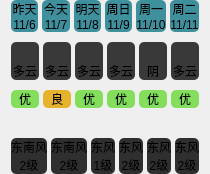
     <widget class="QWidget" name="widget_4" native="true">
      <layout class="QVBoxLayout" name="verticalLayout_2">
       <property name="spacing">
        <number>10</number>
       </property>
       <property name="topMargin">
        <number>0</number>
       </property>
       <property name="bottomMargin">
        <number>0</number>
       </property>
       <item>
        <widget class="QWidget" name="widget_4_1" native="true">
         <layout class="QGridLayout" name="gridLayout_3">
          <property name="leftMargin">
           <number>0</number>
          </property>
          <property name="topMargin">
           <number>0</number>
          </property>
          <property name="rightMargin">
           <number>0</number>
          </property>
          <property name="bottomMargin">
           <number>0</number>
          </property>
          <property name="horizontalSpacing">
           <number>4</number>
          </property>
          <property name="verticalSpacing">
           <number>0</number>
          </property>
          <item row="0" column="1" rowspan="2">
           <widget class="QLabel" name="label_day2">
            <property name="styleSheet">
             <string notr="true">background-color: rgb(63, 144, 157);
border-radius: 5px;
border-bottom-left-radius: 0px;
border-bottom-right-radius: 0px;</string>
            </property>
            <property name="text">
             <string>今天</string>
            </property>
            <property name="alignment">
             <set>Qt::AlignmentFlag::AlignCenter</set>
            </property>
           </widget>
          </item>
          <item row="0" column="2" rowspan="2">
           <widget class="QLabel" name="label_day3">
            <property name="styleSheet">
             <string notr="true">background-color: rgb(63, 144, 157);
border-radius: 5px;
border-bottom-left-radius: 0px;
border-bottom-right-radius: 0px;</string>
            </property>
            <property name="text">
             <string>明天</string>
            </property>
            <property name="alignment">
             <set>Qt::AlignmentFlag::AlignCenter</set>
            </property>
           </widget>
          </item>
          <item row="0" column="3" rowspan="2">
           <widget class="QLabel" name="label_day4">
            <property name="styleSheet">
             <string notr="true">background-color: rgb(63, 144, 157);
border-radius: 5px;
border-bottom-left-radius: 0px;
border-bottom-right-radius: 0px;</string>
            </property>
            <property name="text">
             <string>周日</string>
            </property>
            <property name="alignment">
             <set>Qt::AlignmentFlag::AlignCenter</set>
            </property>
           </widget>
          </item>
          <item row="0" column="4" rowspan="2">
           <widget class="QLabel" name="label_day5">
            <property name="styleSheet">
             <string notr="true">background-color: rgb(63, 144, 157);
border-radius: 5px;
border-bottom-left-radius: 0px;
border-bottom-right-radius: 0px;</string>
            </property>
            <property name="text">
             <string>周一</string>
            </property>
            <property name="alignment">
             <set>Qt::AlignmentFlag::AlignCenter</set>
            </property>
           </widget>
          </item>
          <item row="0" column="5" rowspan="2">
           <widget class="QLabel" name="label_day6">
            <property name="styleSheet">
             <string notr="true">background-color: rgb(63, 144, 157);
border-radius: 5px;
border-bottom-left-radius: 0px;
border-bottom-right-radius: 0px;</string>
            </property>
            <property name="text">
             <string>周二</string>
            </property>
            <property name="alignment">
             <set>Qt::AlignmentFlag::AlignCenter</set>
            </property>
           </widget>
          </item>
          <item row="2" column="1">
           <widget class="QLabel" name="label_date2">
            <property name="styleSheet">
             <string notr="true">background-color: rgb(63, 144, 157);
border-radius: 5px;
border-top-left-radius: 0px;
border-top-right-radius: 0px;</string>
            </property>
            <property name="text">
             <string>11/7</string>
            </property>
            <property name="alignment">
             <set>Qt::AlignmentFlag::AlignCenter</set>
            </property>
           </widget>
          </item>
          <item row="2" column="2">
           <widget class="QLabel" name="label_date3">
            <property name="styleSheet">
             <string notr="true">background-color: rgb(63, 144, 157);
border-radius: 5px;
border-top-left-radius: 0px;
border-top-right-radius: 0px;</string>
            </property>
            <property name="text">
             <string>11/8</string>
            </property>
            <property name="alignment">
             <set>Qt::AlignmentFlag::AlignCenter</set>
            </property>
           </widget>
          </item>
          <item row="2" column="3">
           <widget class="QLabel" name="label_date4">
            <property name="styleSheet">
             <string notr="true">background-color: rgb(63, 144, 157);
border-radius: 5px;
border-top-left-radius: 0px;
border-top-right-radius: 0px;</string>
            </property>
            <property name="text">
             <string>11/9</string>
            </property>
            <property name="alignment">
             <set>Qt::AlignmentFlag::AlignCenter</set>
            </property>
           </widget>
          </item>
          <item row="2" column="4">
           <widget class="QLabel" name="label_date5">
            <property name="styleSheet">
             <string notr="true">background-color: rgb(63, 144, 157);
border-radius: 5px;
border-top-left-radius: 0px;
border-top-right-radius: 0px;</string>
            </property>
            <property name="text">
             <string>11/10</string>
            </property>
            <property name="alignment">
             <set>Qt::AlignmentFlag::AlignCenter</set>
            </property>
           </widget>
          </item>
          <item row="2" column="5">
           <widget class="QLabel" name="label_date6">
            <property name="styleSheet">
             <string notr="true">background-color: rgb(63, 144, 157);
border-radius: 5px;
border-top-left-radius: 0px;
border-top-right-radius: 0px;</string>
            </property>
            <property name="text">
             <string>11/11</string>
            </property>
            <property name="alignment">
             <set>Qt::AlignmentFlag::AlignCenter</set>
            </property>
           </widget>
          </item>
          <item row="2" column="0">
           <widget class="QLabel" name="label_date1">
            <property name="styleSheet">
             <string notr="true">background-color: rgb(63, 144, 157);
border-radius: 5px;
border-top-left-radius: 0px;
border-top-right-radius: 0px;</string>
            </property>
            <property name="text">
             <string>11/6</string>
            </property>
            <property name="alignment">
             <set>Qt::AlignmentFlag::AlignCenter</set>
            </property>
           </widget>
          </item>
          <item row="0" column="0" rowspan="2">
           <widget class="QLabel" name="label_day1">
            <property name="styleSheet">
             <string notr="true">background-color: rgb(63, 144, 157);
border-radius: 5px;
border-bottom-left-radius: 0px;
border-bottom-right-radius: 0px;</string>
            </property>
            <property name="text">
             <string>昨天</string>
            </property>
            <property name="alignment">
             <set>Qt::AlignmentFlag::AlignCenter</set>
            </property>
           </widget>
          </item>
         </layout>
        </widget>
       </item>
       <item>
        <widget class="QWidget" name="widget_4_2" native="true">
         <layout class="QGridLayout" name="gridLayout_4">
          <property name="leftMargin">
           <number>0</number>
          </property>
          <property name="topMargin">
           <number>0</number>
          </property>
          <property name="rightMargin">
           <number>0</number>
          </property>
          <property name="bottomMargin">
           <number>0</number>
          </property>
          <property name="horizontalSpacing">
           <number>4</number>
          </property>
          <property name="verticalSpacing">
           <number>0</number>
          </property>
          <item row="0" column="0">
           <widget class="QLabel" name="label_cloudyIcon1">
            <property name="sizePolicy">
             <sizepolicy hsizetype="Ignored" vsizetype="Ignored">
              <horstretch>0</horstretch>
              <verstretch>0</verstretch>
             </sizepolicy>
            </property>
            <property name="styleSheet">
             <string notr="true">background-color: rgb(63, 144, 157);
background-color: rgb(57, 57, 57);
border-radius: 5px;
border-bottom-left-radius: 0px;
border-bottom-right-radius: 0px;</string>
            </property>
            <property name="text">
             <string/>
            </property>
            <property name="pixmap">
             <pixmap resource="resc.qrc">:/res/cloudy.png</pixmap>
            </property>
            <property name="scaledContents">
             <bool>true</bool>
            </property>
            <property name="alignment">
             <set>Qt::AlignmentFlag::AlignCenter</set>
            </property>
           </widget>
          </item>
          <item row="0" column="1">
           <widget class="QLabel" name="label_cloudyIcon2">
            <property name="sizePolicy">
             <sizepolicy hsizetype="Ignored" vsizetype="Ignored">
              <horstretch>0</horstretch>
              <verstretch>0</verstretch>
             </sizepolicy>
            </property>
            <property name="styleSheet">
             <string notr="true">background-color: rgb(63, 144, 157);
background-color: rgb(57, 57, 57);
border-radius: 5px;
border-bottom-left-radius: 0px;
border-bottom-right-radius: 0px;</string>
            </property>
            <property name="text">
             <string/>
            </property>
            <property name="pixmap">
             <pixmap resource="resc.qrc">:/res/cloudy.png</pixmap>
            </property>
            <property name="scaledContents">
             <bool>true</bool>
            </property>
            <property name="alignment">
             <set>Qt::AlignmentFlag::AlignCenter</set>
            </property>
           </widget>
          </item>
          <item row="0" column="2">
           <widget class="QLabel" name="label_cloudyIcon3">
            <property name="sizePolicy">
             <sizepolicy hsizetype="Ignored" vsizetype="Ignored">
              <horstretch>0</horstretch>
              <verstretch>0</verstretch>
             </sizepolicy>
            </property>
            <property name="styleSheet">
             <string notr="true">background-color: rgb(63, 144, 157);
background-color: rgb(57, 57, 57);
border-radius: 5px;
border-bottom-left-radius: 0px;
border-bottom-right-radius: 0px;</string>
            </property>
            <property name="text">
             <string/>
            </property>
            <property name="pixmap">
             <pixmap resource="resc.qrc">:/res/cloudy.png</pixmap>
            </property>
            <property name="scaledContents">
             <bool>true</bool>
            </property>
            <property name="alignment">
             <set>Qt::AlignmentFlag::AlignCenter</set>
            </property>
           </widget>
          </item>
          <item row="0" column="3">
           <widget class="QLabel" name="label_cloudyIcon4">
            <property name="sizePolicy">
             <sizepolicy hsizetype="Ignored" vsizetype="Ignored">
              <horstretch>0</horstretch>
              <verstretch>0</verstretch>
             </sizepolicy>
            </property>
            <property name="styleSheet">
             <string notr="true">background-color: rgb(63, 144, 157);
background-color: rgb(57, 57, 57);
border-radius: 5px;
border-bottom-left-radius: 0px;
border-bottom-right-radius: 0px;</string>
            </property>
            <property name="text">
             <string/>
            </property>
            <property name="pixmap">
             <pixmap resource="resc.qrc">:/res/cloudy.png</pixmap>
            </property>
            <property name="scaledContents">
             <bool>true</bool>
            </property>
            <property name="alignment">
             <set>Qt::AlignmentFlag::AlignCenter</set>
            </property>
           </widget>
          </item>
          <item row="0" column="4">
           <widget class="QLabel" name="label_cloudyIcon5">
            <property name="sizePolicy">
             <sizepolicy hsizetype="Ignored" vsizetype="Ignored">
              <horstretch>0</horstretch>
              <verstretch>0</verstretch>
             </sizepolicy>
            </property>
            <property name="styleSheet">
             <string notr="true">background-color: rgb(63, 144, 157);
background-color: rgb(57, 57, 57);
border-radius: 5px;
border-bottom-left-radius: 0px;
border-bottom-right-radius: 0px;</string>
            </property>
            <property name="text">
             <string/>
            </property>
            <property name="pixmap">
             <pixmap resource="resc.qrc">:/res/yin.png</pixmap>
            </property>
            <property name="scaledContents">
             <bool>true</bool>
            </property>
            <property name="alignment">
             <set>Qt::AlignmentFlag::AlignCenter</set>
            </property>
           </widget>
          </item>
          <item row="0" column="5">
           <widget class="QLabel" name="label_cloudyIcon6">
            <property name="sizePolicy">
             <sizepolicy hsizetype="Ignored" vsizetype="Ignored">
              <horstretch>0</horstretch>
              <verstretch>0</verstretch>
             </sizepolicy>
            </property>
            <property name="minimumSize">
             <size>
              <width>0</width>
              <height>20</height>
             </size>
            </property>
            <property name="styleSheet">
             <string notr="true">background-color: rgb(63, 144, 157);
background-color: rgb(57, 57, 57);
border-radius: 5px;
border-bottom-left-radius: 0px;
border-bottom-right-radius: 0px;</string>
            </property>
            <property name="text">
             <string/>
            </property>
            <property name="pixmap">
             <pixmap resource="resc.qrc">:/res/cloudy.png</pixmap>
            </property>
            <property name="scaledContents">
             <bool>true</bool>
            </property>
            <property name="alignment">
             <set>Qt::AlignmentFlag::AlignCenter</set>
            </property>
           </widget>
          </item>
          <item row="1" column="0">
           <widget class="QLabel" name="label_cloudy1">
            <property name="styleSheet">
             <string notr="true">background-color: rgb(57, 57, 57);
border-radius: 5px;
border-top-left-radius: 0px;
border-top-right-radius: 0px;</string>
            </property>
            <property name="text">
             <string>多云</string>
            </property>
            <property name="alignment">
             <set>Qt::AlignmentFlag::AlignCenter</set>
            </property>
           </widget>
          </item>
          <item row="1" column="1">
           <widget class="QLabel" name="label_cloudy2">
            <property name="styleSheet">
             <string notr="true">background-color: rgb(57, 57, 57);
border-radius: 5px;
border-top-left-radius: 0px;
border-top-right-radius: 0px;</string>
            </property>
            <property name="text">
             <string>多云</string>
            </property>
            <property name="alignment">
             <set>Qt::AlignmentFlag::AlignCenter</set>
            </property>
           </widget>
          </item>
          <item row="1" column="2">
           <widget class="QLabel" name="label_cloudy3">
            <property name="styleSheet">
             <string notr="true">background-color: rgb(57, 57, 57);
border-radius: 5px;
border-top-left-radius: 0px;
border-top-right-radius: 0px;</string>
            </property>
            <property name="text">
             <string>多云</string>
            </property>
            <property name="alignment">
             <set>Qt::AlignmentFlag::AlignCenter</set>
            </property>
           </widget>
          </item>
          <item row="1" column="3">
           <widget class="QLabel" name="label_cloudy4">
            <property name="styleSheet">
             <string notr="true">background-color: rgb(57, 57, 57);
border-radius: 5px;
border-top-left-radius: 0px;
border-top-right-radius: 0px;</string>
            </property>
            <property name="text">
             <string>多云</string>
            </property>
            <property name="alignment">
             <set>Qt::AlignmentFlag::AlignCenter</set>
            </property>
           </widget>
          </item>
          <item row="1" column="4">
           <widget class="QLabel" name="label_cloudy5">
            <property name="styleSheet">
             <string notr="true">background-color: rgb(57, 57, 57);
border-radius: 5px;
border-top-left-radius: 0px;
border-top-right-radius: 0px;</string>
            </property>
            <property name="text">
             <string>阴</string>
            </property>
            <property name="alignment">
             <set>Qt::AlignmentFlag::AlignCenter</set>
            </property>
           </widget>
          </item>
          <item row="1" column="5">
           <widget class="QLabel" name="label_cloudy6">
            <property name="styleSheet">
             <string notr="true">background-color: rgb(57, 57, 57);
border-radius: 5px;
border-top-left-radius: 0px;
border-top-right-radius: 0px;</string>
            </property>
            <property name="text">
             <string>多云</string>
            </property>
            <property name="alignment">
             <set>Qt::AlignmentFlag::AlignCenter</set>
            </property>
           </widget>
          </item>
         </layout>
        </widget>
       </item>
       <item>
        <widget class="QWidget" name="widget_4_3" native="true">
         <layout class="QHBoxLayout" name="horizontalLayout_3">
          <property name="spacing">
           <number>4</number>
          </property>
          <property name="leftMargin">
           <number>0</number>
          </property>
          <property name="topMargin">
           <number>0</number>
          </property>
          <property name="rightMargin">
           <number>0</number>
          </property>
          <property name="bottomMargin">
           <number>0</number>
          </property>
          <item>
           <widget class="QLabel" name="label_you1">
            <property name="styleSheet">
             <string notr="true">background-color: rgb(131, 222, 92);
border-radius: 5px;
</string>
            </property>
            <property name="text">
             <string>优</string>
            </property>
            <property name="alignment">
             <set>Qt::AlignmentFlag::AlignCenter</set>
            </property>
            <property name="wordWrap">
             <bool>false</bool>
            </property>
           </widget>
          </item>
          <item>
           <widget class="QLabel" name="label_you2">
            <property name="styleSheet">
             <string notr="true">background-color: rgb(231, 179, 46);
border-radius: 5px;
</string>
            </property>
            <property name="text">
             <string>良</string>
            </property>
            <property name="alignment">
             <set>Qt::AlignmentFlag::AlignCenter</set>
            </property>
            <property name="wordWrap">
             <bool>false</bool>
            </property>
           </widget>
          </item>
          <item>
           <widget class="QLabel" name="label_you3">
            <property name="styleSheet">
             <string notr="true">background-color: rgb(131, 222, 92);
border-radius: 5px;
</string>
            </property>
            <property name="text">
             <string>优</string>
            </property>
            <property name="alignment">
             <set>Qt::AlignmentFlag::AlignCenter</set>
            </property>
            <property name="wordWrap">
             <bool>false</bool>
            </property>
           </widget>
          </item>
          <item>
           <widget class="QLabel" name="label_you4">
            <property name="styleSheet">
             <string notr="true">background-color: rgb(131, 222, 92);
border-radius: 5px;
</string>
            </property>
            <property name="text">
             <string>优</string>
            </property>
            <property name="alignment">
             <set>Qt::AlignmentFlag::AlignCenter</set>
            </property>
            <property name="wordWrap">
             <bool>false</bool>
            </property>
           </widget>
          </item>
          <item>
           <widget class="QLabel" name="label_you5">
            <property name="styleSheet">
             <string notr="true">background-color: rgb(131, 222, 92);
border-radius: 5px;
</string>
            </property>
            <property name="text">
             <string>优</string>
            </property>
            <property name="alignment">
             <set>Qt::AlignmentFlag::AlignCenter</set>
            </property>
            <property name="wordWrap">
             <bool>false</bool>
            </property>
           </widget>
          </item>
          <item>
           <widget class="QLabel" name="label_you6">
            <property name="styleSheet">
             <string notr="true">background-color: rgb(131, 222, 92);
border-radius: 5px;
</string>
            </property>
            <property name="text">
             <string>优</string>
            </property>
            <property name="alignment">
             <set>Qt::AlignmentFlag::AlignCenter</set>
            </property>
            <property name="wordWrap">
             <bool>false</bool>
            </property>
           </widget>
          </item>
         </layout>
        </widget>
       </item>
       <item>
        <widget class="QWidget" name="widget_4_4" native="true">
         <property name="styleSheet">
          <string notr="true">background-color: rgb(77, 77, 77);
border-radius: 7px;</string>
         </property>
        </widget>
       </item>
       <item>
        <widget class="QWidget" name="widget_4_5" native="true">
         <property name="styleSheet">
          <string notr="true">background-color: rgb(77, 77, 77);
border-radius: 7px;</string>
         </property>
        </widget>
       </item>
       <item>
        <widget class="QWidget" name="widget_4_6" native="true">
         <layout class="QGridLayout" name="gridLayout_5">
          <property name="leftMargin">
           <number>0</number>
          </property>
          <property name="topMargin">
           <number>0</number>
          </property>
          <property name="rightMargin">
           <number>0</number>
          </property>
          <property name="bottomMargin">
           <number>0</number>
          </property>
          <property name="horizontalSpacing">
           <number>4</number>
          </property>
          <property name="verticalSpacing">
           <number>0</number>
          </property>
          <item row="0" column="0">
           <widget class="QLabel" name="label_fx1">
            <property name="styleSheet">
             <string notr="true">background-color: rgb(47, 47, 47);
border-radius: 5px;
border-bottom-left-radius: 0px;
border-bottom-right-radius: 0px;</string>
            </property>
            <property name="text">
             <string>东南风</string>
            </property>
            <property name="alignment">
             <set>Qt::AlignmentFlag::AlignCenter</set>
            </property>
           </widget>
          </item>
          <item row="0" column="1">
           <widget class="QLabel" name="label_fx2">
            <property name="styleSheet">
             <string notr="true">background-color: rgb(47, 47, 47);
border-radius: 5px;
border-bottom-left-radius: 0px;
border-bottom-right-radius: 0px;</string>
            </property>
            <property name="text">
             <string>东南风</string>
            </property>
            <property name="alignment">
             <set>Qt::AlignmentFlag::AlignBottom|Qt::AlignmentFlag::AlignHCenter</set>
            </property>
           </widget>
          </item>
          <item row="0" column="3">
           <widget class="QLabel" name="label_fx4">
            <property name="styleSheet">
             <string notr="true">background-color: rgb(47, 47, 47);
border-radius: 5px;
border-bottom-left-radius: 0px;
border-bottom-right-radius: 0px;</string>
            </property>
            <property name="text">
             <string>东风</string>
            </property>
            <property name="alignment">
             <set>Qt::AlignmentFlag::AlignCenter</set>
            </property>
           </widget>
          </item>
          <item row="0" column="5">
           <widget class="QLabel" name="label_fx6">
            <property name="styleSheet">
             <string notr="true">background-color: rgb(47, 47, 47);
border-radius: 5px;
border-bottom-left-radius: 0px;
border-bottom-right-radius: 0px;</string>
            </property>
            <property name="text">
             <string>东风</string>
            </property>
            <property name="alignment">
             <set>Qt::AlignmentFlag::AlignBottom|Qt::AlignmentFlag::AlignHCenter</set>
            </property>
           </widget>
          </item>
          <item row="1" column="0" rowspan="2">
           <widget class="QLabel" name="label_fl1">
            <property name="styleSheet">
             <string notr="true">background-color: rgb(47, 47, 47);
border-radius: 5px;
border-top-left-radius: 0px;
border-top-right-radius: 0px;</string>
            </property>
            <property name="text">
             <string>2级</string>
            </property>
            <property name="alignment">
             <set>Qt::AlignmentFlag::AlignBottom|Qt::AlignmentFlag::AlignHCenter</set>
            </property>
           </widget>
          </item>
          <item row="1" column="1" rowspan="2">
           <widget class="QLabel" name="label_fl2">
            <property name="styleSheet">
             <string notr="true">background-color: rgb(47, 47, 47);
border-radius: 5px;
border-top-left-radius: 0px;
border-top-right-radius: 0px;</string>
            </property>
            <property name="text">
             <string>2级</string>
            </property>
            <property name="alignment">
             <set>Qt::AlignmentFlag::AlignBottom|Qt::AlignmentFlag::AlignHCenter</set>
            </property>
           </widget>
          </item>
          <item row="1" column="3" rowspan="2">
           <widget class="QLabel" name="label_fl4">
            <property name="styleSheet">
             <string notr="true">background-color: rgb(47, 47, 47);
border-radius: 5px;
border-top-left-radius: 0px;
border-top-right-radius: 0px;</string>
            </property>
            <property name="text">
             <string>2级</string>
            </property>
            <property name="alignment">
             <set>Qt::AlignmentFlag::AlignBottom|Qt::AlignmentFlag::AlignHCenter</set>
            </property>
           </widget>
          </item>
          <item row="1" column="5" rowspan="2">
           <widget class="QLabel" name="label_fl6">
            <property name="styleSheet">
             <string notr="true">background-color: rgb(47, 47, 47);
border-radius: 5px;
border-top-left-radius: 0px;
border-top-right-radius: 0px;</string>
            </property>
            <property name="text">
             <string>2级</string>
            </property>
            <property name="alignment">
             <set>Qt::AlignmentFlag::AlignBottom|Qt::AlignmentFlag::AlignHCenter</set>
            </property>
           </widget>
          </item>
          <item row="0" column="4">
           <widget class="QLabel" name="label_fx5">
            <property name="styleSheet">
             <string notr="true">background-color: rgb(47, 47, 47);
border-radius: 5px;
border-bottom-left-radius: 0px;
border-bottom-right-radius: 0px;</string>
            </property>
            <property name="text">
             <string>东风</string>
            </property>
            <property name="alignment">
             <set>Qt::AlignmentFlag::AlignCenter</set>
            </property>
           </widget>
          </item>
          <item row="1" column="4" rowspan="2">
           <widget class="QLabel" name="label_fl5">
            <property name="styleSheet">
             <string notr="true">background-color: rgb(47, 47, 47);
border-radius: 5px;
border-top-left-radius: 0px;
border-top-right-radius: 0px;</string>
            </property>
            <property name="text">
             <string>2级</string>
            </property>
            <property name="alignment">
             <set>Qt::AlignmentFlag::AlignBottom|Qt::AlignmentFlag::AlignHCenter</set>
            </property>
           </widget>
          </item>
          <item row="0" column="2">
           <widget class="QLabel" name="label_fx3">
            <property name="styleSheet">
             <string notr="true">background-color: rgb(47, 47, 47);
border-radius: 5px;
border-bottom-left-radius: 0px;
border-bottom-right-radius: 0px;</string>
            </property>
            <property name="text">
             <string>东风</string>
            </property>
            <property name="alignment">
             <set>Qt::AlignmentFlag::AlignBottom|Qt::AlignmentFlag::AlignHCenter</set>
            </property>
           </widget>
          </item>
          <item row="1" column="2" rowspan="2">
           <widget class="QLabel" name="label_fl3">
            <property name="styleSheet">
             <string notr="true">background-color: rgb(47, 47, 47);
border-radius: 5px;
border-top-left-radius: 0px;
border-top-right-radius: 0px;</string>
            </property>
            <property name="text">
             <string>1级</string>
            </property>
            <property name="alignment">
             <set>Qt::AlignmentFlag::AlignBottom|Qt::AlignmentFlag::AlignHCenter</set>
            </property>
           </widget>
          </item>
         </layout>
        </widget>
       </item>
      </layout>
     </widget>
